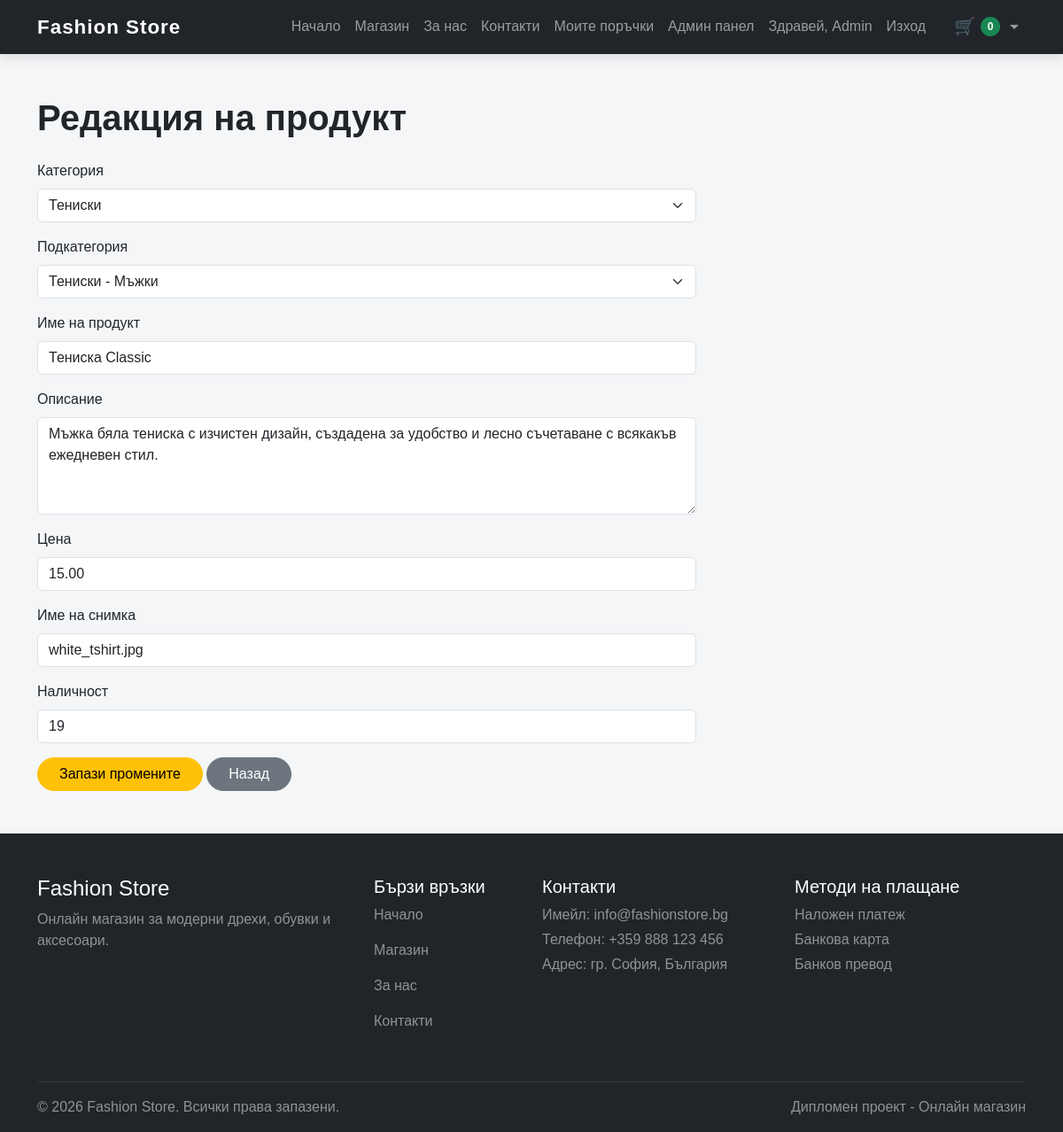
The page /admin/edit_product.php?id=2 (signed in) on the database its author committed.
### tables this page shows
CREATE TABLE `products` (
  `id` int(11) NOT NULL,
  `category_id` int(11) DEFAULT NULL,
  `subcategory_id` int(11) DEFAULT NULL,
  `name` varchar(255) NOT NULL,
  `description` text DEFAULT NULL,
  `price` decimal(10,2) NOT NULL,
  `image` varchar(255) DEFAULT NULL,
  `stock` int(11) DEFAULT 0,
  `created_at` timestamp NOT NULL DEFAULT current_timestamp()
);

CREATE TABLE `categories` (
  `id` int(11) NOT NULL,
  `name` varchar(100) NOT NULL,
  `created_at` timestamp NOT NULL DEFAULT current_timestamp()
);

CREATE TABLE `subcategories` (
  `id` int(11) NOT NULL,
  `category_id` int(11) NOT NULL,
  `name` varchar(100) NOT NULL
);

### admin/edit_product.php (the view, shortened to what this page needs)
<?php
require_once '../includes/db.php';
$id = (int)$_GET['id'];
$categories = mysqli_query($conn, "SELECT * FROM categories ORDER BY name ASC");
$subcategories = mysqli_query($conn, "
    SELECT subcategories.*, categories.name AS category_name
    FROM subcategories
    LEFT JOIN categories ON subcategories.category_id = categories.id
    ORDER BY categories.name ASC, subcategories.name ASC
");
$product_query = "SELECT * FROM products WHERE id = $id";
$product_result = mysqli_query($conn, $product_query);
$product = mysqli_fetch_assoc($product_result);
require_once '../includes/header.php';
?>
<div class="container my-5">
    <h1 class="mb-4">Редакция на продукт</h1>
    <form method="POST" class="col-md-8">
        <div class="mb-3">
            <label class="form-label">Категория</label>
            <select name="category_id" class="form-select" required>
                <?php while ($category = mysqli_fetch_assoc($categories)) { ?>
                    <option
                        value="<?php echo $category['id']; ?>"
                        <?php if ($category['id'] == $product['category_id']) echo "selected"; ?>
                    >
                        <?php echo $category['name']; ?>
                    </option>
                <?php } ?>
            </select>
        </div>
        <div class="mb-3">
            <label class="form-label">Подкатегория</label>
            <select name="subcategory_id" class="form-select" required>
                <?php while ($subcategory = mysqli_fetch_assoc($subcategories)) { ?>
                    <option
                        value="<?php echo $subcategory['id']; ?>"
                        <?php if ($subcategory['id'] == $product['subcategory_id']) echo "selected"; ?>
                    >
                        <?php echo $subcategory['category_name']; ?> - <?php echo $subcategory['name']; ?>
                    </option>
                <?php } ?>
            </select>
        </div>
        <div class="mb-3">
            <label class="form-label">Име на продукт</label>
            <input
                type="text"
                name="name"
                class="form-control"
                value="<?php echo $product['name']; ?>"
                required
            >
        </div>
        <div class="mb-3">
            <label class="form-label">Описание</label>
            <textarea
                name="description"
                class="form-control"
                rows="4"
                required
            ><?php echo $product['description']; ?></textarea>
        </div>
        <div class="mb-3">
            <label class="form-label">Цена</label>
            <input
                type="number"
                step="0.01"
                name="price"
                class="form-control"
                value="<?php echo $product['price']; ?>"
                required
            >
        </div>
        <div class="mb-3">
            <label class="form-label">Име на снимка</label>
            <input
                type="text"
                name="image"
                class="form-control"
                value="<?php echo $product['image']; ?>"
            >
        </div>
        <div class="mb-3">
            <label class="form-label">Наличност</label>
            <input
                type="number"
                name="stock"
                class="form-control"
                value="<?php echo $product['stock']; ?>"
                required
            >
        </div>
        <button type="submit" class="btn btn-warning">
            Запази промените
        </button>
        <a href="products.php" class="btn btn-secondary">
            Назад
        </a>
    </form>
</div>
<?php
require_once '../includes/footer.php';
?>

### assets/css/style.css (style rules this page uses)
body { background-color: #f4f6f8; font-family: Arial, sans-serif; }
.btn { border-radius: 30px; padding-left: 24px; padding-right: 24px; }
h1, h2, h3 { font-weight: 700; }

### rows shown on the page
products: category_id "Тениски", subcategory_id "Тениски - Мъжки", name "Тениска Classic", description "Мъжка бяла тениска с изчистен дизайн, създадена за удобство и лесно съчетаване с всякакъв ежедневен стил.", price "15.00", image "white_tshirt.jpg", stock "19"

### other values the page prints
$_SESSION['user_name'] "Admin"
$cart_count "0"
